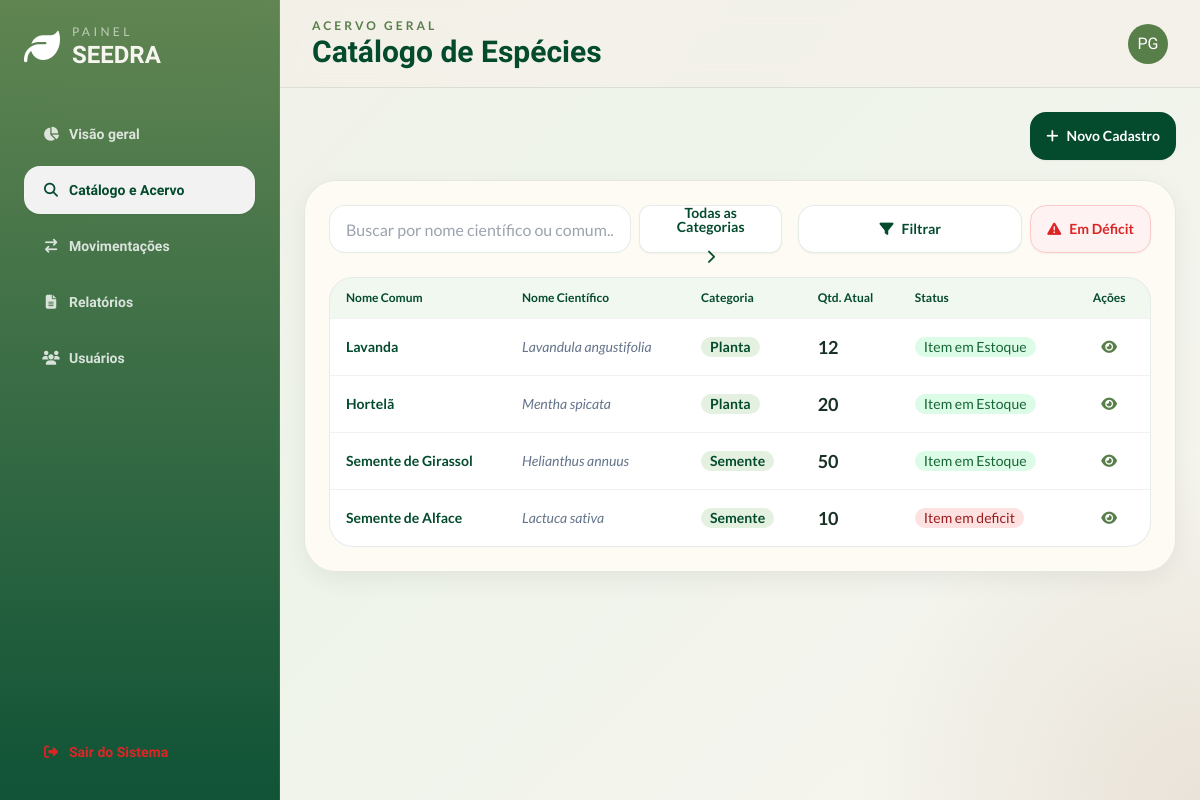
Screenshot of /catalogo (signed in) with the database file from the repository.
### models.py (models this page shows)
class Item(db.Model):
    __tablename__= 'items'
    id = db.Column(db.Integer, primary_key = True)
    nome = db.Column(db.String(50), nullable = False, unique = True)
    quantidade = db.Column(db.Integer, nullable = False, default = 0)
    n_cientifico = db.Column(db.String(50), nullable = False , unique = True)
    categoria = db.Column(db.String(20), nullable = False)
    deficit_limit = db.Column(db.Integer, nullable = False, default = 0)
    obs = db.Column(db.Text)
    data_cadastro = db.Column(db.Date, nullable = False)
    movimentacoes = db.relationship('Movimentacao', back_populates = 'item', lazy = True)
    def em_deficit(self):
        return self.quantidade < self.deficit_limit

### app.py (the view)
@app.route('/catalogo', methods=['GET'])
@login_required
def catalogo():
    itens = Item.query.all()
    itens_def = sum(1 for item in itens if item.em_deficit())
    alfabetica = Item.query.order_by(Item.nome.asc()).all()
    return render_template('catalogo.html', itens=itens, itens_def=itens_def, itens_alfabetica = alfabetica)

### controllers/login.py (called while the page is built)
def login_required(f):
  @wraps(f)
  def decorated_function(*args, **kwargs):
      if 'usuarios_id' not in session:
         flash("Faça login primeiro!", 'erro')
         return redirect(url_for('login.login'))
      return f(*args, **kwargs)
  return decorated_function

### templates/catalogo.html (shortened to what this page needs)
{% extends 'base.html' %}
{% set page_id = 'catalogo' %}
{% block header_subtitle %}Acervo Geral{% endblock %}
{% block header_title %}Catálogo de Espécies{% endblock %}
{% block content %}
<div class="flex justify-end mb-4">
    <a href="{{ url_for('novo_item') }}" class="btn rounded-2xl border-0 bg-seedra-leafDark hover:bg-seedra-leafMid text-white font-lato">
        <i class="fa-solid fa-plus"></i> Novo Cadastro
    </a>
</div>
<section class="mt-5 soft-card rounded-[2rem] p-6">
    <div class="flex flex-col md:flex-row gap-4 justify-between items-center mb-6">
        <div class="flex-1 w-full flex gap-2">
            <input type="text" placeholder="Buscar por nome científico ou comum..." class="input input-bordered rounded-2xl bg-white border-seedra-leafDark/10 w-full max-w-md font-lato" id="c_search" />
            <div class="relative inline-block w-56">
                <button id="c_btn" class="btn w-full flex justify-center rounded-xl bg-white font-lato text-seedra-leafDark border-seedra-leafDark/10 gap-4 hover:bg-seedra-leafMid hover:text-white">
                    <span id="content_span" class=" transition-transform easy-in-out">Todas as Categorias</span>
                    <i id="c_arrow" class="fa-solid fa-chevron-right transition-transform"></i>
                </button>
            </div>
        </div>
        <div class="flex gap-2">
            <div class="relative inline-block w-56 ">
                <button class="w-full flex justify-center btn rounded-2xl bg-white text-seedra-leafDark border border-seedra-leafDark/10 hover:bg-seedra-leafMid hover:text-white hover:border-seedra-seedSand shadow-sm font-lato" id="filter_button">
                    <i id="filter_span" class="fa-solid fa-filter"></i> Filtrar
                </button>
            </div>
            <button class="btn rounded-2xl bg-red-50 text-red-600 border border-red-200 hover:bg-red-100 hover:border-red-300 shadow-sm font-lato" id="btn_deficit">
                <i class="fa-solid fa-triangle-exclamation"></i> Em Déficit
            </button>
        </div>
    </div>
    <div class="overflow-x-auto rounded-[1.5rem] border border-seedra-leafDark/10 bg-white">
        <table class="table font-lato">
            <thead class="bg-seedra-leafLight/10 text-seedra-leafDark">
                <tr>
                    <th>Nome Comum</th>
                    <th>Nome Científico</th>
                    <th>Categoria</th>
                    <th>Qtd. Atual</th>
                    <th>Status</th>
                    <th class="text-center">Ações</th>
                </tr>
            </thead>
            <tbody>
                {% for item in itens %}
                <tr id="list_order_normal" class="{% if item.em_deficit() %}item_deficit{% else %}item_ok{% endif %} transition {% if item.categoria == 'Semente' %} c_semente {% else %} c_planta {% endif %}">
                    <td class="font-bold text-seedra-leafDark">{{ item.nome }}</td>
                    <td class="italic text-slate-500">{{ item.n_cientifico }}</td>
                    <td><span class="badge border-0 bg-seedra-leafLight/20 text-seedra-leafDark font-bold">{{ item.categoria}}</span></td>
                    <td class="metric-value font-bold text-lg">{{ item.quantidade }}</td>
                    <td><span class="badge border-0 {% if item.em_deficit() %} bg-red-100 text-red-800 {% else %} bg-green-100 text-green-800 {% endif %}">
                        {% if item.em_deficit() %}
                            Item em deficit
                        {% else %}
                            Item em Estoque
                        {% endif %}
                    </span></td>
                    <td class="text-center">
                        <a href="{{ url_for('detalhes_item', id=item.id) }}" class="btn btn-sm btn-ghost text-seedra-leafMid rounded-xl"><i class="fa-solid fa-eye"></i></a>
                    </td>
                </tr>
                {% endfor %}
            </tbody>
        </table>
    </div>
</section>
{% endblock %}

### static/css/style.css (style rules this page uses)
:root { --leaf-dark: #044b2d; --leaf-mid: #587e49; --leaf-light: #78b863; --seed-brown: #9a774c; --seed-sand: #ddd1ae; --seed-mist: #d9d6cc; --deep-forest: #001500; --stone: #888784; --cloud: #d9d9d9; --surface: rgba(249, 248, 243, 0.78); --surface-strong: rgba(255, 252, 246, 0.9); --line: rgba(4, 75, 45, 0.10); }
html, body { height: 100%; overflow: hidden; scroll-behavior: smooth; }
body { font-family: 'Balsamiq Sans', sans-serif; background: radial-gradient(circle at top left, rgba(120,184,99,0.18), transparent 20%), radial-gradient(circle at bottom right, rgba(154,119,76,0.14), transparent 24%), linear-gradient(135deg, #f4f0e8 0%, #eef4ea 40%, #f7f4ef 100%); color: #183124; }
.soft-card { background: var(--surface-strong); border: 1px solid var(--line); box-shadow: 0 8px 24px rgba(0, 21, 0, 0.06); }
.metric-value { font-variant-numeric: tabular-nums lining-nums; }

### rows the page displays
Item: nome "Lavanda", n_cientifico "Lavandula angustifolia", categoria "Planta", quantidade "12", deficit_limit "Item em Estoque"
Item: nome "Hortelã", n_cientifico "Mentha spicata", categoria "Planta", quantidade "20", deficit_limit "Item em Estoque"
Item: nome "Semente de Girassol", n_cientifico "Helianthus annuus", categoria "Semente", quantidade "50", deficit_limit "Item em Estoque"
Item: nome "Semente de Alface", n_cientifico "Lactuca sativa", categoria "Semente", quantidade "10", deficit_limit "Item em deficit"
